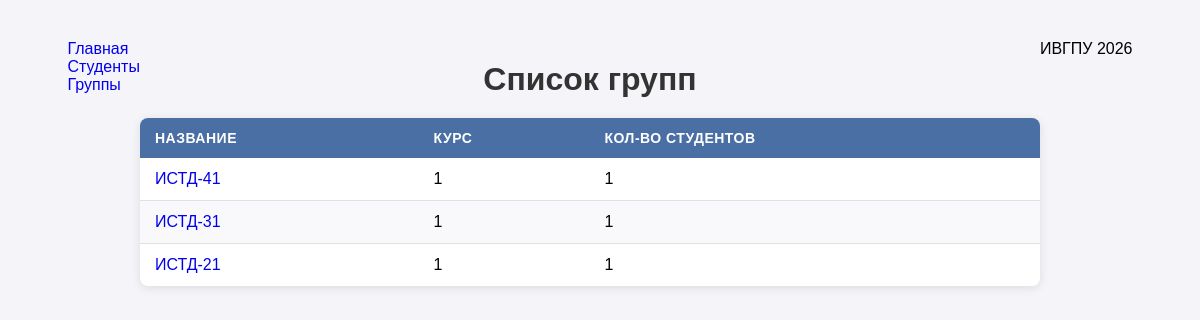
Page /group_list on the committed database.
### students/models.py (models this page shows, shortened)
class Group(models.Model):
    title = models.CharField ("Название", max_length=10)
    course = models.IntegerField ('course', default=1)
    class Meta:
        verbose_name = "Группа"
        verbose_name_plural = "Группы"

### students/views.py (the view)
# urls.py: path('group_list', get_group_list, name = 'group_list'),
def get_group_list(req):
    data = {
        'groups': Group.objects.all()
    }
    return render(req, 'group/group_list.html', context=data)

### students/templates/group/group_list.html (shortened to what this page needs)
﻿{% extends 'base.html' %}
{% block content %}
<div class="container">
    <h1>Список групп</h1>
    <table>
        <thead>
            <tr>
                <th>Название</th>
                <th>Курс</th>
                <th>Кол-во студентов</th>
            </tr>
        </thead>
        <tbody>
            {% for group in groups %}
            <tr>
                <td>
                    <a href="{% url 'group_detail' %}?pk={{ group.pk }}">
                        {{ group.title }}
                    </a>
                </td>
                <td>{{ group.course }}</td>
                <td>{{ group.students.count }}</td>
            </tr>
            {% empty %}
            <tr>
                <td colspan="3">Групп пока нет</td>
            </tr>
            {% endfor %}
        </tbody>
    </table>
</div>
{% endblock %}

### students/static/styles/main.css (style rules this page uses)
body { font-family: Arial, sans-serif; background-color: #f4f4f9; display: flex; justify-content: center; padding: 40px 20px; margin: 0; }
.container { width: 100%; max-width: 900px; }
h1 { color: #333; text-align: center; margin-bottom: 20px; }
table { width: 100%; border-collapse: collapse; background-color: #fff; box-shadow: 0 2px 10px rgba(0, 0, 0, 0.1); border-radius: 8px; overflow: hidden; }
thead { background-color: #4a6fa5; color: #fff; }
th, td { padding: 12px 15px; text-align: left; }
th { font-weight: 600; text-transform: uppercase; font-size: 14px; letter-spacing: 0.5px; }
tbody tr { border-bottom: 1px solid #e0e0e0; }
tbody tr:last-child { border-bottom: none; }
tbody tr:nth-child(even) { background-color: #f9f9fb; }
a { text-decoration: none; }

### rows in the picture
Group: title "ИСТД-41", course "1", students.count "1"
Group: title "ИСТД-31", course "1", students.count "1"
Group: title "ИСТД-21", course "1", students.count "1"
